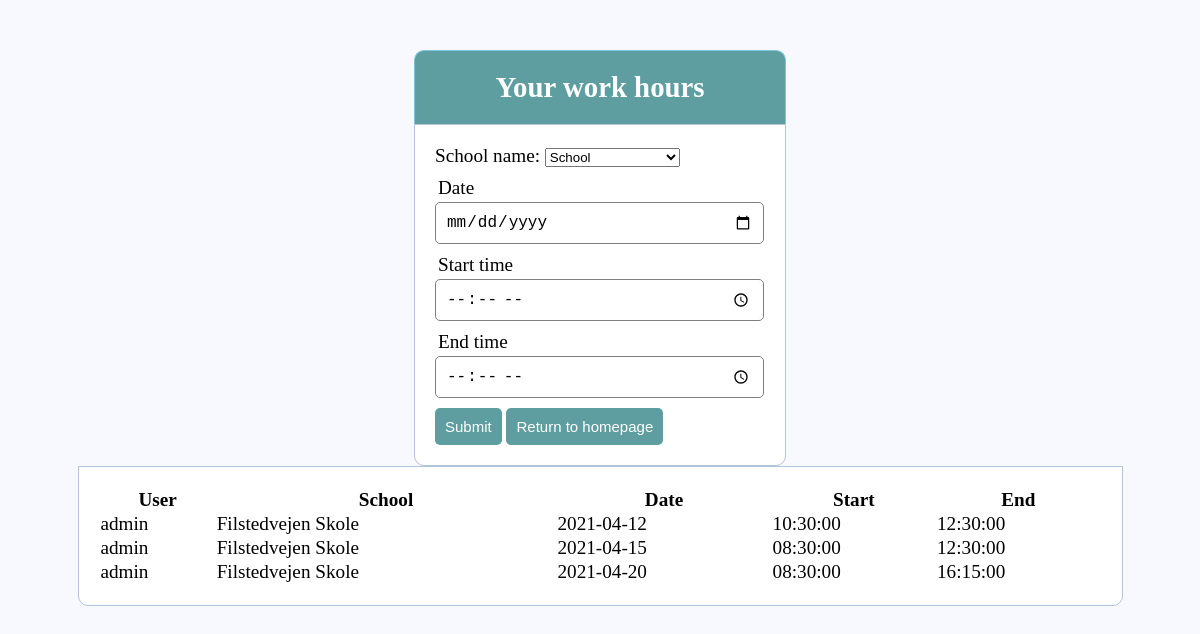
/workschedule.php (signed in), run on the app's committed database.
### tables this page shows
CREATE TABLE `workhours` (
  `user` varchar(255) NOT NULL,
  `school` varchar(255) NOT NULL,
  `date` date NOT NULL,
  `start` time NOT NULL,
  `end` time NOT NULL
);

### workschedule.php (the view, shortened to what this page needs)
<?php
function get_workhours(){
    $db = mysqli_connect('localhost', 'root', '', 'registration');
    $username = $_SESSION['username'];
    $sql = "SELECT * FROM workhours WHERE user='$username'";
    $result = mysqli_query($db, $sql);
    $rows = [];
    while ($row = mysqli_fetch_row($result)) {
        array_push($rows, $row);
    }
    return $rows;
}
 ?>
<!DOCTYPE html>
<html>
<head>
    <link rel="stylesheet" type="text/css" href="style.css">
</head>
<body>
    <div class="header">
        <h2>Your work hours</h2>
    </div>
    <form>
        School name:
        <select id="schoolSelect" onchange="resetValidation()">
            <option selected="selected" value>School</option>
        </select>
    <div class="input-group">
        <label>Date</label>
        <input type="date" name="date" id="date" onchange="resetValidation()">
    </div>
    <div class="input-group">
        <label>Start time</label>
        <input type="time" name="start" id="start" onchange="resetValidation()">
    </div>
    <div class="input-group">
        <label>End time</label>
        <input type="time" name="end" id="end" onchange="resetValidation()">
    </div>
    <input class="btn" type="button" value="Submit" onclick="validateHours()">
    <input class="btn" type="button" value="Return to homepage" onclick="returnToHomepage()">
    </form>
    <table id="schedule">
        <thead>
        <tr>
            <th>User</th>
            <th>School</th>
            <th>Date</th>
            <th>Start</th>
            <th>End</th>
        </tr>
        </thead>
        <tbody class="tbody">
        <?php
        $rows = get_workhours();
        foreach ($rows as $row) {
            echo '<tr>
                    <td>' . $row[0] . '</td>
                    <td>' . $row[1] . '</td>
                    <td>' . $row[2] . '</td>
                    <td>' . $row[3] . '</td>
                    <td>' . $row[4] . '</td>
                 </tr>';
        }
         ?>
        </tbody>
    </table>
</body>
</html>

### style.css (style rules this page uses)
* { margin: 0px; padding: 0px; }
body { font-size: 120%; background: #F8F8FF; margin: 50px; }
.header { width: 30%; margin: 50px auto 0px; color: white; background: #5F9EA0; text-align: center; border: 1px solid #80C4DE; border-bottom: none; border-radius: 10px 10px 0px 0px; padding: 20px; }
form, .content { width: 30%; margin: 0px auto; padding: 20px; border: 1px solid #B0C4DE; background: white; border-radius: 0px 0px 10px 10px; }
.input-group { margin: 10px 0px 10px 0px; }
.input-group label { display: block; text-align: left; margin: 3px; }
.input-group input { height: 30px; width: 93%; padding: 5px 10px; font-size: 16px; border-radius: 5px; border: 1px solid gray; }
.btn { padding: 10px; font-size: 15px; color: white; background: #5F9EA0; border: none; border-radius: 5px; }
table { width:95%; margin: 0px auto; padding: 20px; border: 1px solid #B0C4DE; background: white; border-radius: 0px 0px 10px 10px; }

### data on the page
workhours: user "admin", school "Filstedvejen Skole", date "2021-04-12", start "10:30:00", end "12:30:00"
workhours: user "admin", school "Filstedvejen Skole", date "2021-04-15", start "08:30:00", end "12:30:00"
workhours: user "admin", school "Filstedvejen Skole", date "2021-04-20", start "08:30:00", end "16:15:00"
